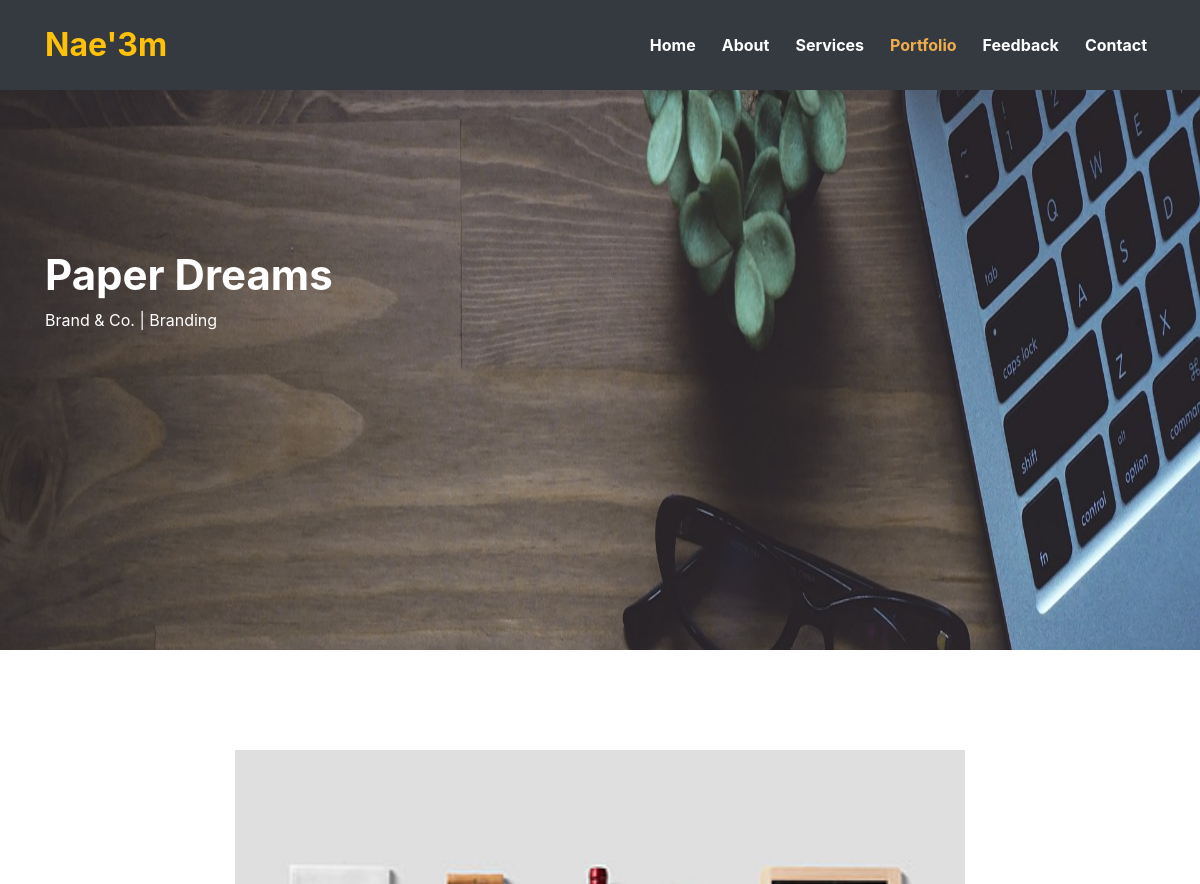
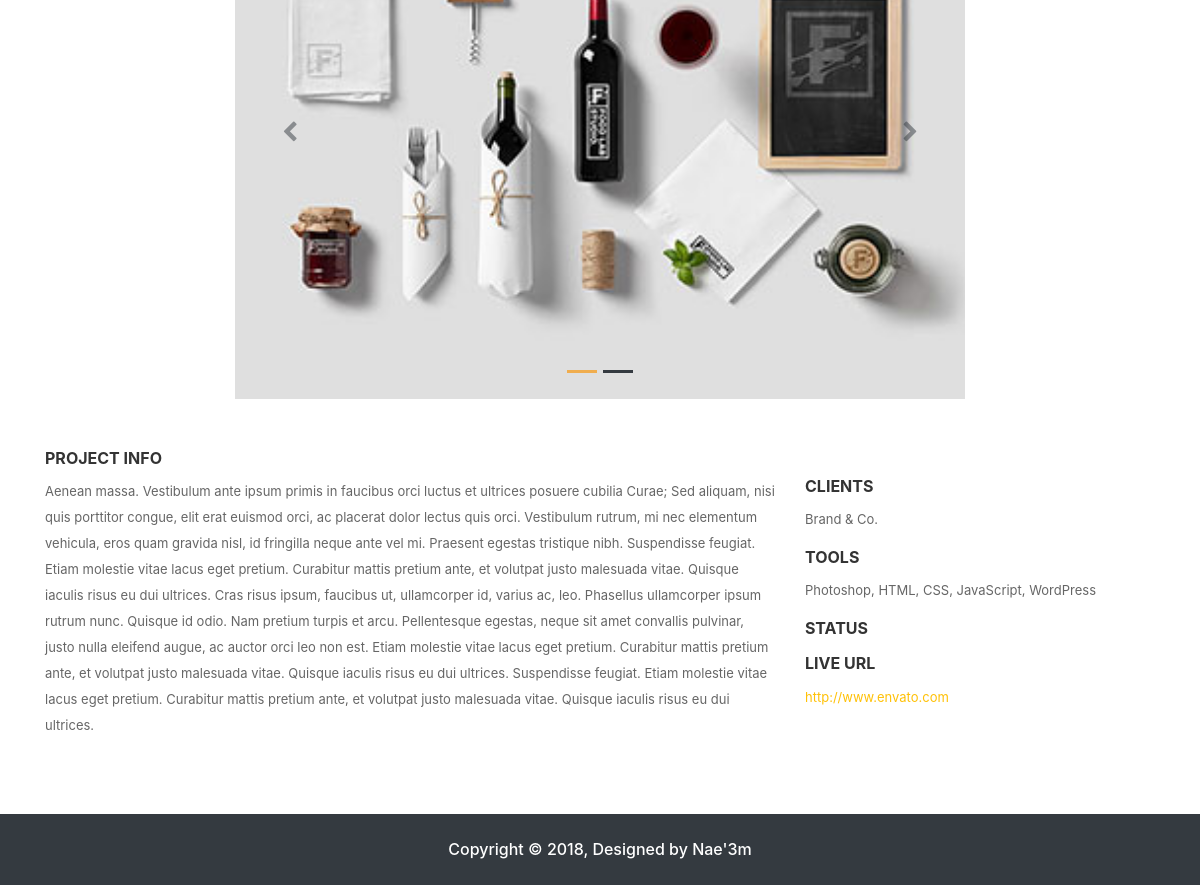
The app's page /project/paper-dreams/ with its own data (2 pictures, top to bottom).
### home/models.py (models this page shows, shortened)
class Project(models.Model):
    project_name = models.CharField(max_length=50, default='Threads', blank=True, null=True)
    category = models.CharField(max_length=50, default='Illustration', blank=True, null=True)
    thumb_1 = models.ImageField(upload_to = 'Portfolio/%Y/%m/%d', blank=True)
    thumb_2 = models.ImageField(upload_to = 'Portfolio/%Y/%m/%d', blank=True)
    project_info = models.TextField(blank=True, null=True)
    clients = models.CharField(max_length=50, default='Brand & Co.', blank=True, null='True')
    tools = models.CharField(max_length=255, blank=True, null=True)
    live_url = models.URLField(max_length=255, blank=True, null=True)
    slug = models.SlugField(unique=True)
    status = models.CharField(max_length=50, default='', blank=True, null=True)

### home/views.py (the view)
# urls.py: re_path('project/(?P<slug>[\w-]+)/', views.project, name="project"),
def project(request, slug):
    instance = get_object_or_404(Project, slug=slug)
    context = {
        'i': instance,
    }
    return render(request, 'home/project.html', context)

### home/templates/home/project.html (shortened to what this page needs)
{% extends 'base.html' %}
{% load static %}
{% block style %}
  <link rel="stylesheet" href="{% static 'home/css/project.css' %}">
{% endblock %}
{% block project %}
  <header class="project-banner" id="home">
    <nav class="navbar navbar-expand-md bg-dark navbar-dark fixed-top">
      <div class="container">
        <a href="#" class="navbar-brand text-warning font-weight-bold">Nae'3m</a>
        <div class="collapse navbar-collapse text-center" id="collapsenavbar">
          <ul class="navbar-nav ml-auto">
            <li class="nav-item">
              <a href="{% url 'home:home' %}" class="nav-link text-white">Home</a>
            </li>
            <li class="nav-item">
              <a href="{% url 'home:home' %}" class="nav-link text-white">About</a>
            </li>
            <li class="nav-item">
              <a href="{% url 'home:home' %}" class="nav-link text-white">Services</a>
            </li>
            <li class="nav-item">
              <a href="{% url 'home:portfolio' %}" class="nav-link text-white active">Portfolio</a>
            </li>
            <li class="nav-item">
              <a href="{% url 'home:home' %}" class="nav-link text-white">Feedback</a>
            </li>
            <li class="nav-item">
              <a href="{% url 'home:home' %}" class="nav-link text-white">Contact</a>
            </li>
          </ul>
        </div>
      </div>
    </nav>
    <div class="container text-left text-white portfolioset">
      <h2>{{ i.project_name }}</h2>
      <span>{{ i.clients }} | {{ i.category }}</span>
    </div>
  </header>
  <section class="section-main">
    <div class="container">
      <div class="row">
        <div class="col-lg-8 col-md-8 col-sm-6 col-10 d-block m-auto">
          <div class="slider-img">
            <div id="carouselExampleIndicators" class="carousel slide" data-ride="carousel">
              <ol class="carousel-indicators">
                <li data-target="#carouselExampleIndicators" data-slide-to="0" class="active"></li>
                <li data-target="#carouselExampleIndicators" data-slide-to="1"></li>
              </ol>
              <div class="carousel-inner">
                <div class="carousel-item active">
                  <img class="d-block w-100" src="{{ i.thumb_1.url }}" alt="First slide">
                </div>
              </div>
              <a class="carousel-control-prev" href="#carouselExampleIndicators" role="button" data-slide="prev">
                <i class="text-dark fa fa-chevron-left " style="font-size: 22px" aria-hidden="true"> </i>
              </a>
              <a class="carousel-control-next" href="#carouselExampleIndicators" role="button" data-slide="next">
                <i class="text-dark fa fa-chevron-right " style="font-size: 22px" aria-hidden="true"> </i>
              </a>
            </div>
          </div>
        </div>
      </div>
      <div class="row" style="margin-top: 50px">
        <div class="col-lg-8 col-md-8 col-sm-6 col-10 d-block m-auto">
          <div class="portfolio-spec">
            <div class="single-spec">
              <h4 class="text-uppercase">Project Info</h4>
              <p>{{ i.project_info }}</p>
            </div>
          </div>
        </div>
        <div class="col-lg-4 col-md-4 col-sm-6 col-10 d-block m-auto">
          <div class="portfolio-spec">
              <div class="single-spec">
                <h4 class="text-uppercase">clients</h4>
                <p>{{ i.clients }}</p>
              </div>
              <div class="single-spec">
                <h4 class="text-uppercase">tools</h4>
                <p>{{ i.tools }}</p>
              </div>
              <div class="single-spec">
                <h4 class="text-uppercase">status</h4>
              </div>
              <div class="single-spec">
                <h4 class="text-uppercase">live url</h4>
                <p><a href="{{ i.live_url }}" class="text-warning">{{ i.live_url }}</a></p>
              </div>
          </div>
        </div>
      </div>
    </div>
  </section>
{% endblock %}

### home/static/home/css/project.css (style rules this page uses)
.project-banner { background-image: url('../img/bg-10.jpg'); background-size: 100% 100%; background-attachment: fixed; width: 100%; height: 650px; }
nav { padding: 1rem !important; }
.navbar-brand { font-size: 2rem !important; }
nav ul li { margin-left: 10px; }
nav ul li a { font-weight: bold !important; }
nav ul li .active { color: #f0ad4e !important; }
.portfolioset { padding-top: 250px; box-sizing: border-box; }
.portfolioset h2 { font-size: 42px; font-weight: bold; }
.portfolioset span { font-size: 16px; }
.section-main { padding: 100px 0 60px; }
.single-spec h4 { color: #333; font-size: 16px; font-weight: bold; }
.single-spec p { color: #666; line-height: 26px; font-size: 13px; margin-top: 10px; }
.carousel-indicators li { background-color: #343a40 !important; }
.carousel-indicators .active { background-color: #f0ad4e !important; }

### records on screen
Project: project_name "Paper Dreams", clients "Brand & Co.", category "Branding", thumb_1 (picture), project_info "Aenean massa. Vestibulum ante ipsum primis in faucibus orci luctus et ultrices posuere cubilia Curae; Sed aliquam, nisi quis porttitor congue, elit erat euismod orci, ac placerat dolor lectus quis orci. Vestibulum rutrum, mi nec elementum vehicula, eros quam gravida nisl, id fringilla neque ante vel mi. Praesent egestas tristique nibh. Suspendisse feugiat. Etiam molestie vitae lacus eget pretium. Curabitur mattis pretium ante, et volutpat justo malesuada vitae. Quisque iaculis risus eu dui ultrices. Cras risus ipsum, faucibus ut, ullamcorper id, varius ac, leo. Phasellus ullamcorper ipsum rutrum nunc. Quisque id odio. Nam pretium turpis et arcu. Pellentesque egestas, neque sit amet…", tools "Photoshop, HTML, CSS, JavaScript, WordPress", live_url "http://www.envato.com"
